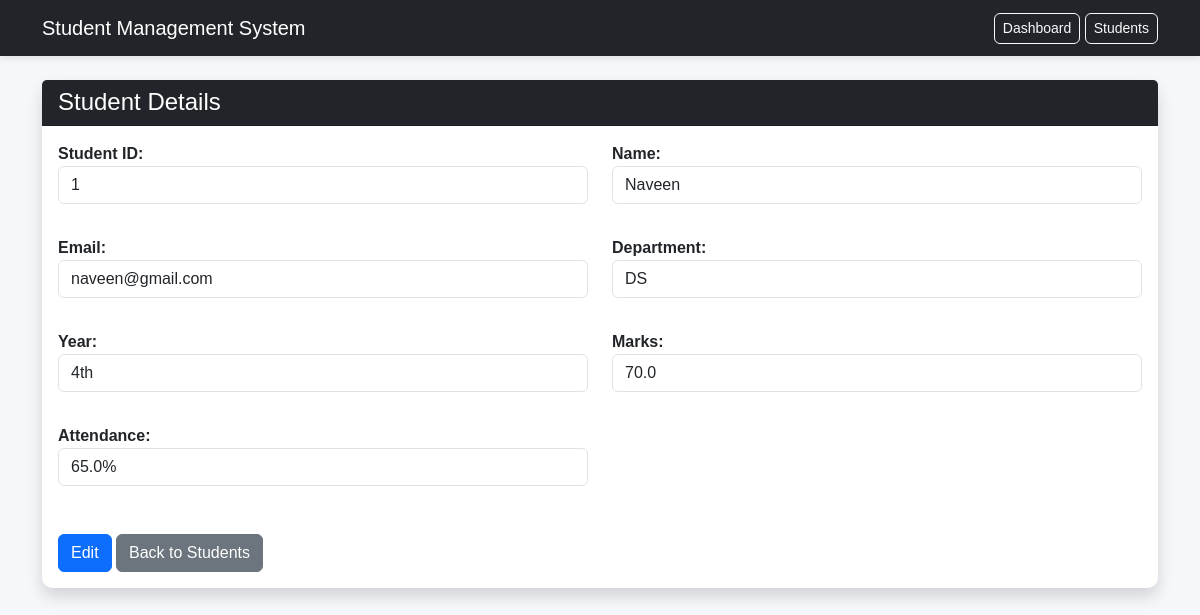
/student_details/1, run on the app's committed database.
### tables this page shows
CREATE TABLE students (
            id INTEGER PRIMARY KEY AUTOINCREMENT,
            name TEXT NOT NULL,
            email TEXT NOT NULL,
            department TEXT NOT NULL,
            year TEXT NOT NULL,
            marks REAL NOT NULL,
            attendance REAL NOT NULL
        );

### app.py (the view)
@app.route("/student_details/<int:id>")
def student_details(id):
    conn = get_db_connection()
    student = conn.execute(
        "SELECT * FROM students WHERE id = ?",
        (id,)
    ).fetchone()
    conn.close()
    if student is None:
        flash("Student not found")
        return redirect(url_for("students"))
    return render_template(
        "student_details.html",
        student=student
    )

### app.py (called while the page is built)
def get_db_connection():
    conn = sqlite3.connect(DATABASE)
    conn.row_factory = sqlite3.Row
    return conn

### templates/student_details.html (shortened to what this page needs)
<!DOCTYPE html>
<html lang="en">
<head>
    <link rel="stylesheet"
          href="https://cdn.jsdelivr.net/npm/bootstrap@5.3.3/dist/css/bootstrap.min.css">
    <link rel="stylesheet"
          href="{{ url_for('static', filename='css/style.css') }}">
</head>
<body>
<nav class="navbar navbar-dark bg-dark">
    <div class="container">
        <a class="navbar-brand"
           href="{{ url_for('dashboard') }}">
            Student Management System
        </a>
        <div>
            <a href="{{ url_for('dashboard') }}"
               class="btn btn-outline-light btn-sm">
                Dashboard
            </a>
            <a href="{{ url_for('students') }}"
               class="btn btn-outline-light btn-sm">
                Students
            </a>
        </div>
    </div>
</nav>
<div class="container mt-4">
    <div class="card shadow">
        <div class="card-header bg-dark text-white">
            <h4 class="mb-0">Student Details</h4>
        </div>
        <div class="card-body">
            <div class="row">
                <div class="col-md-6 mb-3">
                    <strong>Student ID:</strong>
                    <p class="form-control">
                        {{ student['ID'] }}
                    </p>
                </div>
                <div class="col-md-6 mb-3">
                    <strong>Name:</strong>
                    <p class="form-control">
                        {{ student['Name'] }}
                    </p>
                </div>
                <div class="col-md-6 mb-3">
                    <strong>Email:</strong>
                    <p class="form-control">
                        {{ student['Email'] }}
                    </p>
                </div>
                <div class="col-md-6 mb-3">
                    <strong>Department:</strong>
                    <p class="form-control">
                        {{ student['Department'] }}
                    </p>
                </div>
                <div class="col-md-6 mb-3">
                    <strong>Year:</strong>
                    <p class="form-control">
                        {{ student['year'] }}
                    </p>
                </div>
                <div class="col-md-6 mb-3">
                    <strong>Marks:</strong>
                    <p class="form-control">
                        {{ student['Marks'] }}
                    </p>
                </div>
                <div class="col-md-6 mb-3">
                    <strong>Attendance:</strong>
                    <p class="form-control">
                        {{ student['Attendance'] }}%
                    </p>
                </div>
            </div>
            <div class="mt-3">
                <a href="{{ url_for('edit_student', id=student['ID']) }}"
                   class="btn btn-primary">
                    Edit
                </a>
                <a href="{{ url_for('students') }}"
                   class="btn btn-secondary">
                    Back to Students
                </a>
            </div>
        </div>
    </div>
</div>
</body>
</html>

### css/style.css (style rules this page uses)
body { background-color: #f5f7fb; font-family: Arial, sans-serif; }
.navbar { box-shadow: 0 2px 8px rgba(0, 0, 0, 0.1); }
.card { border: none; border-radius: 10px; box-shadow: 0 2px 10px rgba(0, 0, 0, 0.08); }
.btn { border-radius: 6px; }
.form-control, .form-select { border-radius: 6px; }

### data on the page
students: ID "1", Name "Naveen", Email "naveen@gmail.com", Department "DS", year "4th", Marks "70.0", Attendance "65.0"
